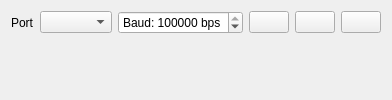
     <widget class="QWidget" name="tab">
      <attribute name="title">
       <string>(USB-)Serial</string>
      </attribute>
      <layout class="QVBoxLayout" name="verticalLayout_2">
       <item>
        <layout class="QHBoxLayout" name="horizontalLayout">
         <item>
          <widget class="QLabel" name="label_2">
           <property name="text">
            <string>Port</string>
           </property>
          </widget>
         </item>
         <item>
          <widget class="QComboBox" name="serialPortBox">
           <property name="sizePolicy">
            <sizepolicy hsizetype="MinimumExpanding" vsizetype="Fixed">
             <horstretch>0</horstretch>
             <verstretch>0</verstretch>
            </sizepolicy>
           </property>
           <property name="toolTip">
            <string>Serial port</string>
           </property>
          </widget>
         </item>
         <item>
          <widget class="QSpinBox" name="serialBaudBox">
           <property name="toolTip">
            <string>Baudrate</string>
           </property>
           <property name="suffix">
            <string> bps</string>
           </property>
           <property name="prefix">
            <string>Baud: </string>
           </property>
           <property name="maximum">
            <number>3000000</number>
           </property>
           <property name="value">
            <number>115200</number>
           </property>
          </widget>
         </item>
         <item>
          <widget class="QPushButton" name="serialRefreshButton">
           <property name="sizePolicy">
            <sizepolicy hsizetype="Fixed" vsizetype="Fixed">
             <horstretch>0</horstretch>
             <verstretch>0</verstretch>
            </sizepolicy>
           </property>
           <property name="toolTip">
            <string>Refresh serial port list</string>
           </property>
           <property name="text">
            <string/>
           </property>
           <property name="icon">
            <iconset resource="../res.qrc">
             <normaloff>:/res/icons/Refresh-96.png</normaloff>:/res/icons/Refresh-96.png</iconset>
           </property>
          </widget>
         </item>
         <item>
          <widget class="QPushButton" name="serialDisconnectButton">
           <property name="sizePolicy">
            <sizepolicy hsizetype="Fixed" vsizetype="Fixed">
             <horstretch>0</horstretch>
             <verstretch>0</verstretch>
            </sizepolicy>
           </property>
           <property name="toolTip">
            <string>Disconnect</string>
           </property>
           <property name="text">
            <string/>
           </property>
           <property name="icon">
            <iconset resource="../res.qrc">
             <normaloff>:/res/icons/Disconnected-96.png</normaloff>:/res/icons/Disconnected-96.png</iconset>
           </property>
          </widget>
         </item>
         <item>
          <widget class="QPushButton" name="serialConnectButton">
           <property name="sizePolicy">
            <sizepolicy hsizetype="Fixed" vsizetype="Fixed">
             <horstretch>0</horstretch>
             <verstretch>0</verstretch>
            </sizepolicy>
           </property>
           <property name="toolTip">
            <string>Connect</string>
           </property>
           <property name="text">
            <string/>
           </property>
           <property name="icon">
            <iconset resource="../res.qrc">
             <normaloff>:/res/icons/Connected-96.png</normaloff>:/res/icons/Connected-96.png</iconset>
           </property>
          </widget>
         </item>
        </layout>
       </item>
       <item>
        <spacer name="verticalSpacer">
         <property name="orientation">
          <enum>Qt::Vertical</enum>
         </property>
         <property name="sizeHint" stdset="0">
          <size>
           <width>0</width>
           <height>0</height>
          </size>
         </property>
        </spacer>
       </item>
      </layout>
     </widget>
